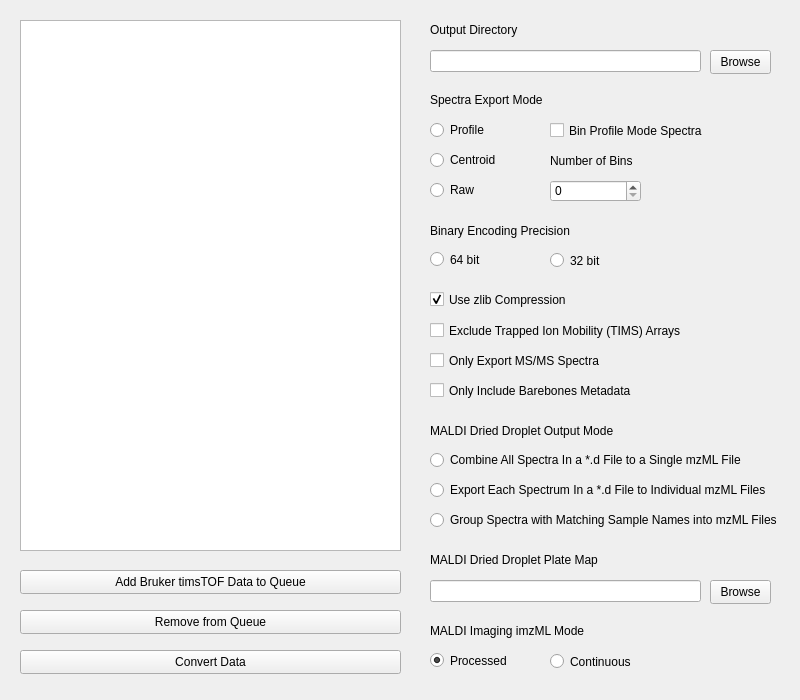
<?xml version="1.0" encoding="UTF-8"?>
<ui version="4.0">
 <class>TimsconvertGuiWindow</class>
 <widget class="QMainWindow" name="TimsconvertGuiWindow">
  <property name="geometry">
   <rect>
    <x>0</x>
    <y>0</y>
    <width>800</width>
    <height>700</height>
   </rect>
  </property>
  <property name="minimumSize">
   <size>
    <width>800</width>
    <height>700</height>
   </size>
  </property>
  <property name="maximumSize">
   <size>
    <width>1980</width>
    <height>1080</height>
   </size>
  </property>
  <property name="windowTitle">
   <string>TIMSCONVERT</string>
  </property>
  <widget class="QWidget" name="main">
   <widget class="QPushButton" name="AddInputDialogueButton">
    <property name="geometry">
     <rect>
      <x>20</x>
      <y>570</y>
      <width>381</width>
      <height>24</height>
     </rect>
    </property>
    <property name="text">
     <string>Add Bruker timsTOF Data to Queue</string>
    </property>
   </widget>
   <widget class="QLabel" name="OutputDirectoryLabel">
    <property name="geometry">
     <rect>
      <x>430</x>
      <y>20</y>
      <width>341</width>
      <height>20</height>
     </rect>
    </property>
    <property name="text">
     <string>Output Directory</string>
    </property>
   </widget>
   <widget class="QLineEdit" name="OutputDirectoryLine">
    <property name="geometry">
     <rect>
      <x>430</x>
      <y>50</y>
      <width>271</width>
      <height>22</height>
     </rect>
    </property>
    <property name="maxLength">
     <number>32765</number>
    </property>
    <property name="readOnly">
     <bool>true</bool>
    </property>
   </widget>
   <widget class="QPushButton" name="OutputDirectoryBrowseButton">
    <property name="geometry">
     <rect>
      <x>710</x>
      <y>50</y>
      <width>61</width>
      <height>24</height>
     </rect>
    </property>
    <property name="text">
     <string>Browse</string>
    </property>
   </widget>
   <widget class="QLabel" name="ModeLabel">
    <property name="geometry">
     <rect>
      <x>430</x>
      <y>89</y>
      <width>341</width>
      <height>21</height>
     </rect>
    </property>
    <property name="text">
     <string>Spectra Export Mode</string>
    </property>
   </widget>
   <widget class="QRadioButton" name="ModeProfileRadio">
    <property name="geometry">
     <rect>
      <x>430</x>
      <y>120</y>
      <width>89</width>
      <height>20</height>
     </rect>
    </property>
    <property name="text">
     <string>Profile</string>
    </property>
   </widget>
   <widget class="QRadioButton" name="ModeCentroidRadio">
    <property name="geometry">
     <rect>
      <x>430</x>
      <y>150</y>
      <width>89</width>
      <height>20</height>
     </rect>
    </property>
    <property name="text">
     <string>Centroid</string>
    </property>
    <property name="checked">
     <bool>false</bool>
    </property>
   </widget>
   <widget class="QRadioButton" name="ModeRawRadio">
    <property name="geometry">
     <rect>
      <x>430</x>
      <y>180</y>
      <width>89</width>
      <height>20</height>
     </rect>
    </property>
    <property name="text">
     <string>Raw</string>
    </property>
   </widget>
   <widget class="QPushButton" name="RemoveFromQueueButton">
    <property name="geometry">
     <rect>
      <x>20</x>
      <y>610</y>
      <width>381</width>
      <height>24</height>
     </rect>
    </property>
    <property name="text">
     <string>Remove from Queue</string>
    </property>
   </widget>
   <widget class="QLabel" name="EncodingLabel">
    <property name="geometry">
     <rect>
      <x>430</x>
      <y>220</y>
      <width>351</width>
      <height>21</height>
     </rect>
    </property>
    <property name="text">
     <string>Binary Encoding Precision</string>
    </property>
   </widget>
   <widget class="QRadioButton" name="Encoding64Radio">
    <property name="geometry">
     <rect>
      <x>430</x>
      <y>249</y>
      <width>89</width>
      <height>21</height>
     </rect>
    </property>
    <property name="text">
     <string>64 bit</string>
    </property>
    <property name="checked">
     <bool>false</bool>
    </property>
   </widget>
   <widget class="QRadioButton" name="Encoding32Radio">
    <property name="geometry">
     <rect>
      <x>550</x>
      <y>250</y>
      <width>89</width>
      <height>21</height>
     </rect>
    </property>
    <property name="text">
     <string>32 bit</string>
    </property>
   </widget>
   <widget class="QCheckBox" name="CompressionCheckbox">
    <property name="geometry">
     <rect>
      <x>430</x>
      <y>289</y>
      <width>351</width>
      <height>21</height>
     </rect>
    </property>
    <property name="text">
     <string>Use zlib Compression</string>
    </property>
    <property name="checked">
     <bool>true</bool>
    </property>
   </widget>
   <widget class="QCheckBox" name="ExcludeMobilityCheckbox">
    <property name="geometry">
     <rect>
      <x>430</x>
      <y>320</y>
      <width>351</width>
      <height>21</height>
     </rect>
    </property>
    <property name="text">
     <string>Exclude Trapped Ion Mobility (TIMS) Arrays</string>
    </property>
   </widget>
   <widget class="QCheckBox" name="Ms2OnlyCheckbox">
    <property name="geometry">
     <rect>
      <x>430</x>
      <y>350</y>
      <width>351</width>
      <height>21</height>
     </rect>
    </property>
    <property name="text">
     <string>Only Export MS/MS Spectra</string>
    </property>
   </widget>
   <widget class="QLabel" name="NumBinsLabel">
    <property name="geometry">
     <rect>
      <x>550</x>
      <y>150</y>
      <width>91</width>
      <height>21</height>
     </rect>
    </property>
    <property name="text">
     <string>Number of Bins</string>
    </property>
   </widget>
   <widget class="QCheckBox" name="BinSpectraCheckbox">
    <property name="geometry">
     <rect>
      <x>550</x>
      <y>120</y>
      <width>161</width>
      <height>21</height>
     </rect>
    </property>
    <property name="text">
     <string>Bin Profile Mode Spectra</string>
    </property>
   </widget>
   <widget class="QSpinBox" name="NumBinsSpinBox">
    <property name="geometry">
     <rect>
      <x>550</x>
      <y>180</y>
      <width>91</width>
      <height>22</height>
     </rect>
    </property>
    <property name="maximum">
     <number>1000000000</number>
    </property>
    <property name="singleStep">
     <number>100</number>
    </property>
    <property name="value">
     <number>0</number>
    </property>
   </widget>
   <widget class="QLabel" name="MaldiOutputFileLabel">
    <property name="geometry">
     <rect>
      <x>430</x>
      <y>420</y>
      <width>351</width>
      <height>21</height>
     </rect>
    </property>
    <property name="text">
     <string>MALDI Dried Droplet Output Mode</string>
    </property>
   </widget>
   <widget class="QRadioButton" name="MaldiOutputFileCombinedRadio">
    <property name="geometry">
     <rect>
      <x>430</x>
      <y>450</y>
      <width>351</width>
      <height>20</height>
     </rect>
    </property>
    <property name="text">
     <string>Combine All Spectra In a *.d File to a Single mzML File</string>
    </property>
    <property name="checked">
     <bool>false</bool>
    </property>
   </widget>
   <widget class="QRadioButton" name="MaldiOutputFileIndividualRadio">
    <property name="geometry">
     <rect>
      <x>430</x>
      <y>480</y>
      <width>351</width>
      <height>20</height>
     </rect>
    </property>
    <property name="text">
     <string>Export Each Spectrum In a *.d File to Individual mzML Files</string>
    </property>
   </widget>
   <widget class="QRadioButton" name="MaldiOutputFileSampleRadio">
    <property name="geometry">
     <rect>
      <x>430</x>
      <y>510</y>
      <width>351</width>
      <height>20</height>
     </rect>
    </property>
    <property name="text">
     <string>Group Spectra with Matching Sample Names into mzML Files</string>
    </property>
   </widget>
   <widget class="QLineEdit" name="MaldiPlateMapLine">
    <property name="geometry">
     <rect>
      <x>430</x>
      <y>580</y>
      <width>271</width>
      <height>22</height>
     </rect>
    </property>
    <property name="maxLength">
     <number>32765</number>
    </property>
    <property name="readOnly">
     <bool>true</bool>
    </property>
   </widget>
   <widget class="QPushButton" name="MaldiPlateMapBrowseButton">
    <property name="geometry">
     <rect>
      <x>710</x>
      <y>580</y>
      <width>61</width>
      <height>24</height>
     </rect>
    </property>
    <property name="text">
     <string>Browse</string>
    </property>
   </widget>
   <widget class="QLabel" name="MaldiPlateMapLabel">
    <property name="geometry">
     <rect>
      <x>430</x>
      <y>550</y>
      <width>351</width>
      <height>20</height>
     </rect>
    </property>
    <property name="text">
     <string>MALDI Dried Droplet Plate Map</string>
    </property>
   </widget>
   <widget class="QLabel" name="MaldiImzmlModeLabel">
    <property name="geometry">
     <rect>
      <x>430</x>
      <y>620</y>
      <width>351</width>
      <height>21</height>
     </rect>
    </property>
    <property name="text">
     <string>MALDI Imaging imzML Mode</string>
    </property>
   </widget>
   <widget class="QRadioButton" name="MaldiImzmlModeContinuousRadio">
    <property name="geometry">
     <rect>
      <x>550</x>
      <y>651</y>
      <width>89</width>
      <height>21</height>
     </rect>
    </property>
    <property name="text">
     <string>Continuous</string>
    </property>
   </widget>
   <widget class="QRadioButton" name="MaldiImzmlModeProcessedRadio">
    <property name="geometry">
     <rect>
      <x>430</x>
      <y>650</y>
      <width>89</width>
      <height>21</height>
     </rect>
    </property>
    <property name="text">
     <string>Processed</string>
    </property>
    <property name="checked">
     <bool>true</bool>
    </property>
   </widget>
   <widget class="QCheckBox" name="BarebonesMetadataCheckbox">
    <property name="geometry">
     <rect>
      <x>430</x>
      <y>380</y>
      <width>351</width>
      <height>21</height>
     </rect>
    </property>
    <property name="text">
     <string>Only Include Barebones Metadata</string>
    </property>
   </widget>
   <widget class="QPushButton" name="RunButton">
    <property name="geometry">
     <rect>
      <x>20</x>
      <y>650</y>
      <width>381</width>
      <height>24</height>
     </rect>
    </property>
    <property name="text">
     <string>Convert Data</string>
    </property>
   </widget>
   <widget class="QTableWidget" name="tableWidget">
    <property name="geometry">
     <rect>
      <x>20</x>
      <y>20</y>
      <width>381</width>
      <height>531</height>
     </rect>
    </property>
   </widget>
  </widget>
 </widget>
 <resources/>
 <connections/>
</ui>
